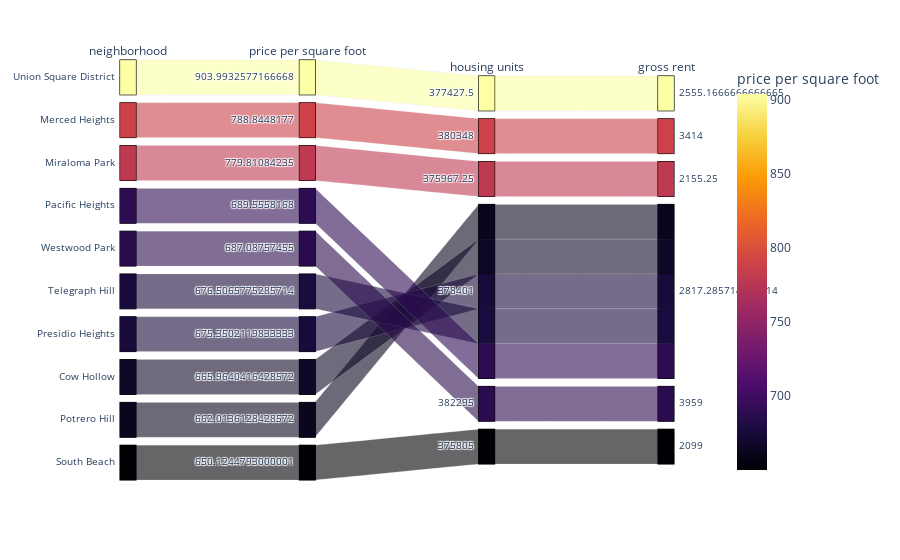

Notebook cell for this chart:
### Code cell
# parallel_categories()
parallel_categories(census_df)

### Figure 1 — Plotly figure (JSON) as saved in the notebook; plotly's stock layout.template omitted (floating-point values rounded to 4 significant figures)
{"data": [{"dimensions": [{"label": "neighborhood", "values": ["Union Square District", "Merced Heights", "Miraloma Park", "Pacific Heights", "Westwood Park", "Telegraph Hill", "Presidio Heights", "Cow Hollow", "Potrero Hill", "South Beach"]}, {"label": "price per square foot", "values": [904.0, 788.8, 779.8, 689.6, 687.1, 676.5, 675.4, 666.0, 662.0, 650.1]}, {"label": "housing units", "values": [377400.0, 380348, 376000.0, 378401, 382295, 378401, 378401, 378401, 378401, 375805]}, {"label": "gross rent", "values": [2555.0, 3414, 2155.0, 2817.0, 3959, 2817.0, 2817.0, 2817.0, 2817.0, 2099]}], "domain": {"x": [0, 1], "y": [0, 1]}, "line": {"color": [904.0, 788.8, 779.8, 689.6, 687.1, 676.5, 675.4, 666.0, 662.0, 650.1], "coloraxis": "coloraxis"}, "name": "", "type": "parcats"}], "layout": {"coloraxis": {"colorbar": {"title": {"text": "price per square foot"}}, "colorscale": [[0, "#000004"], [0.1111, "#1b0c41"], [0.2222, "#4a0c6b"], [0.3333, "#781c6d"], [0.4444, "#a52c60"], [0.5556, "#cf4446"], [0.6667, "#ed6925"], [0.7778, "#fb9b06"], [0.8889, "#f7d13d"], [1, "#fcffa4"]]}, "legend": {"tracegroupgap": 0}, "margin": {"t": 60}}}
